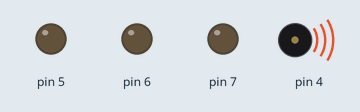
The sketch below on a simulated Arduino Uno, built with avr-gcc and run on an emulated ATmega328P. On the bench: output pins drawn as LEDs (lit = HIGH), buzzer (waves = sounding).

Above: at 0.92 s.
At 5.05 s:
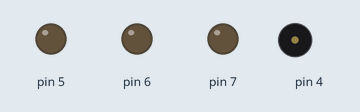
At 7.7 s:
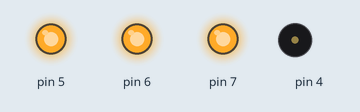
At 17.7 s:
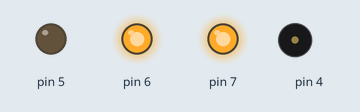
At 25.5 s:
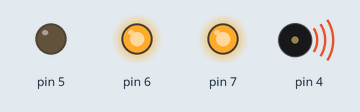
At 35.3 s:
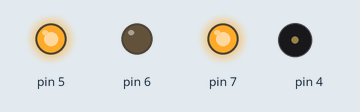
Timing chart, 0 to 36.8 s (numbered marks = the images above):
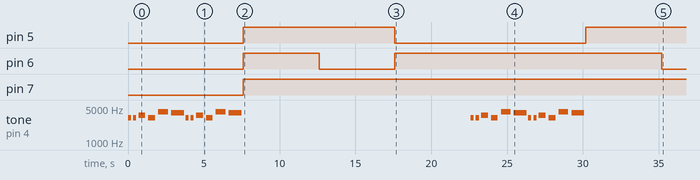

Measured:
- by itself, pin 5: LOW → HIGH at 7.6 s, → LOW 10.0 s later, → HIGH 12.6 s later
- by itself, pin 6: LOW → HIGH at 7.6 s, → LOW 5.0 s later, → HIGH 5.0 s later, → LOW 17.6 s later
- by itself, pin 7: LOW → HIGH at 7.6 s
- by itself, tone on pin 4: plays 3136 Hz for 0.20 s, 3136 Hz for 0.20 s, 3520 Hz for 0.45 s, 3136 Hz for 0.45 s, 4186 Hz for 0.65 s, 3951 Hz for 0.85 s … (24 notes in this stretch)

The sketch:

happy_birthday_car.ino
```cpp
// C++ code
//
#define NOTE_B0  31
#define NOTE_C1  33
#define NOTE_CS1 35
#define NOTE_D1  37
#define NOTE_DS1 39
#define NOTE_E1  41
#define NOTE_F1  44
#define NOTE_FS1 46
#define NOTE_G1  49
#define NOTE_GS1 52
#define NOTE_A1  55
#define NOTE_AS1 58
#define NOTE_B1  62
#define NOTE_C2  65
#define NOTE_CS2 69
#define NOTE_D2  73
#define NOTE_DS2 78
#define NOTE_E2  82
#define NOTE_F2  87
#define NOTE_FS2 93
#define NOTE_G2  98
#define NOTE_GS2 104
#define NOTE_A2  110
#define NOTE_AS2 117
#define NOTE_B2  123
#define NOTE_C3  131
#define NOTE_CS3 139
#define NOTE_D3  147
#define NOTE_DS3 156
#define NOTE_E3  165
#define NOTE_F3  175
#define NOTE_FS3 185
#define NOTE_G3  196
#define NOTE_GS3 208
#define NOTE_A3  220
#define NOTE_AS3 233
#define NOTE_B3  247
#define NOTE_C4  262
#define NOTE_CS4 277
#define NOTE_D4  294
#define NOTE_DS4 311
#define NOTE_E4  330
#define NOTE_F4  349
#define NOTE_FS4 370
#define NOTE_G4  392
#define NOTE_GS4 415
#define NOTE_A4  440
#define NOTE_AS4 466
#define NOTE_B4  494
#define NOTE_C5  523
#define NOTE_CS5 554
#define NOTE_D5  587
#define NOTE_DS5 622
#define NOTE_E5  659
#define NOTE_F5  698
#define NOTE_FS5 740
#define NOTE_G5  784
#define NOTE_GS5 831
#define NOTE_A5  880
#define NOTE_AS5 932
#define NOTE_B5  988
#define NOTE_C6  1047
#define NOTE_CS6 1109
#define NOTE_D6  1175
#define NOTE_DS6 1245
#define NOTE_E6  1319
#define NOTE_F6  1397
#define NOTE_FS6 1480
#define NOTE_G6  1568
#define NOTE_GS6 1661
#define NOTE_A6  1760
#define NOTE_AS6 1865
#define NOTE_B6  1976
#define NOTE_C7  2093
#define NOTE_CS7 2217
#define NOTE_D7  2349
#define NOTE_DS7 2489
#define NOTE_E7  2637
#define NOTE_F7  2794
#define NOTE_FS7 2960
#define NOTE_G7  3136
#define NOTE_GS7 3322
#define NOTE_A7  3520
#define NOTE_AS7 3729
#define NOTE_B7  3951
#define NOTE_C8  4186
#define NOTE_CS8 4435
#define NOTE_D8  4699
#define NOTE_DS8 4978


void setup()
{
  pinMode(4, OUTPUT);
  pinMode(5, OUTPUT);
  pinMode(6, OUTPUT);
  pinMode(7, OUTPUT);

}

void loop()
{
  // Happy BirthDay - G7 G7 A7 G7 C8 B7, G7 G7 A7 G7 DB C8
 tone(4, NOTE_G7 , 200);
 delay(350);
 tone(4, NOTE_G7, 200);
 delay(350);
 tone(4, NOTE_A7, 450);
 delay(650);
 tone(4, NOTE_G7, 450);
 delay(650);
 tone(4, NOTE_C8, 650);
 delay(850);
 tone(4, NOTE_B7, 850);
 delay(950);
 tone(4, NOTE_G7 , 200);
 delay(350);
 tone(4, NOTE_G7, 200);
 delay(350);
 tone(4, NOTE_A7, 450);
 delay(650);
 tone(4, NOTE_G7, 450);
 delay(650);
 tone(4, NOTE_C8, 650);
 delay(850);
 tone(4, NOTE_B7, 850);
 delay(950);
 digitalWrite(7, HIGH);
 digitalWrite(5, HIGH);
 digitalWrite(6, HIGH);
 delay(5000); // Wait for 5000 millisecond(s)
 digitalWrite(5, HIGH);
 digitalWrite(6, LOW);
 delay(5000); // Wait for 5000 millisecond(s)
 digitalWrite(5, LOW);
 digitalWrite(6, HIGH);
 delay(5000); // Wait for 5000 millisecond(s)
}
```
